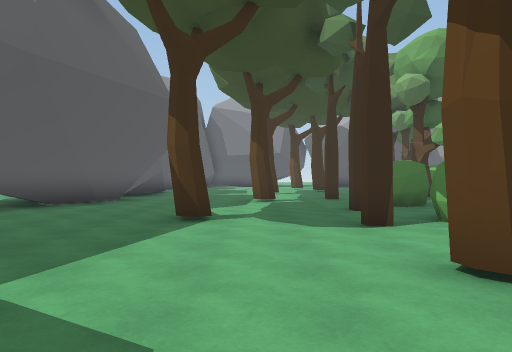
view 1 (above)

24 first-person views from a walk through a 3-D level made in the Unity game engine. The camera is 1.5 m above the floor, looks level and sees 70° across. The floor is counted in squares, 2 m on a side. Each view is taken from the middle of a square. On the plan, view 1 faces up. The plan holds only what a view shows up to about 11 squares ahead; the rest is blank. The place goes on beyond the plan. The player is left out.

view 2
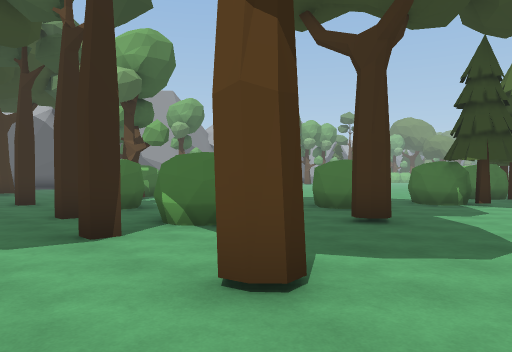

view 3
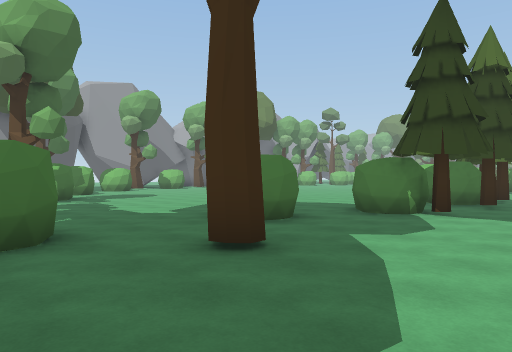

view 4
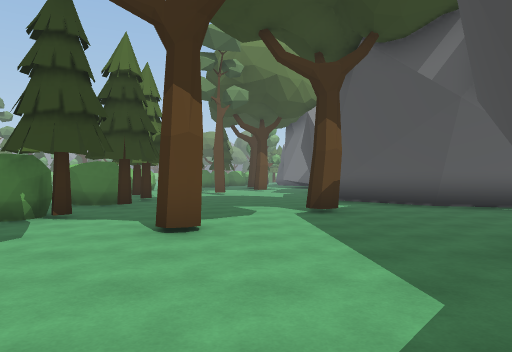

view 5
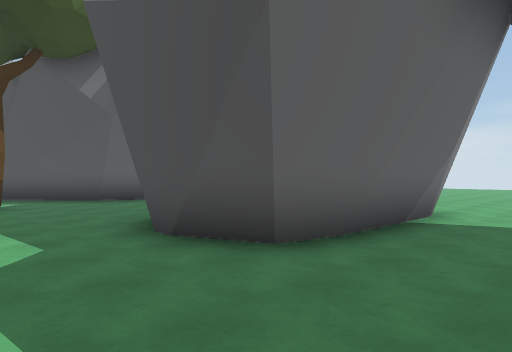

view 6
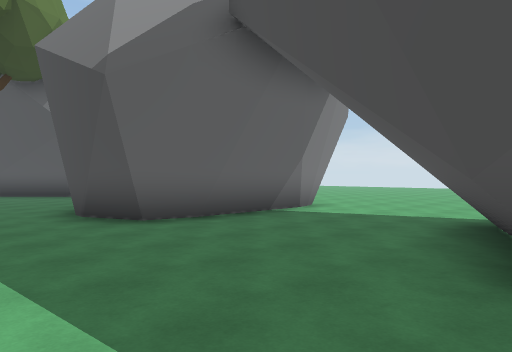

view 7
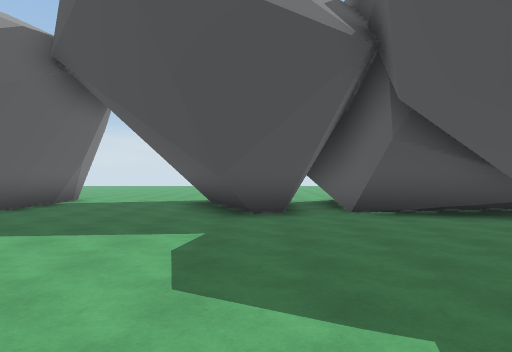

view 8
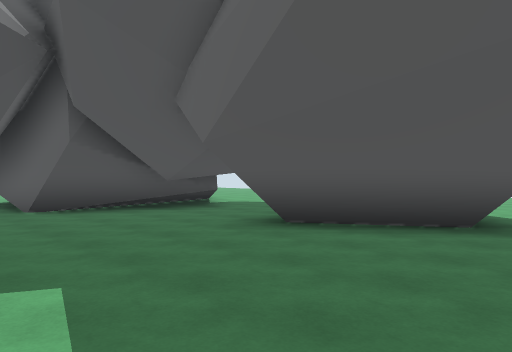

view 9
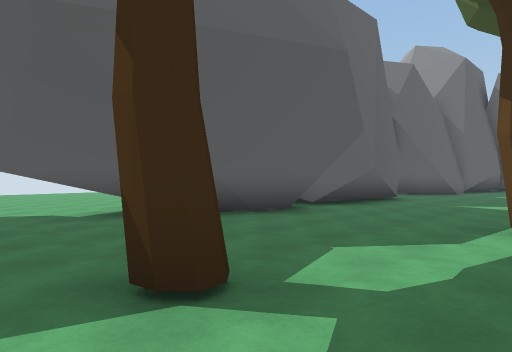

view 10
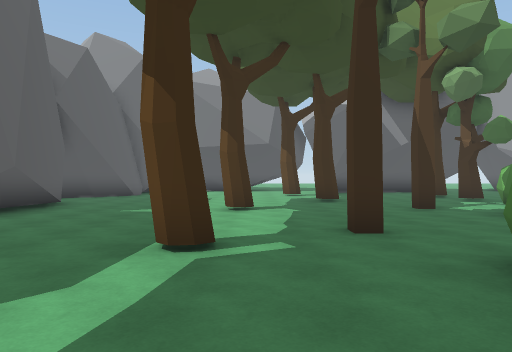

view 11
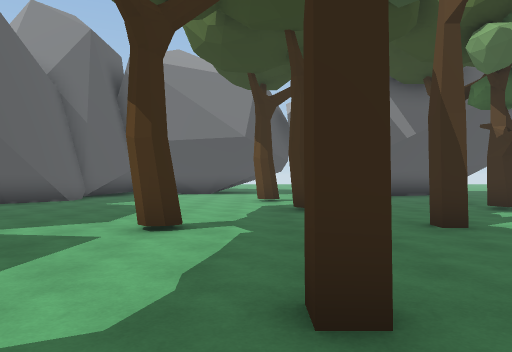

view 12
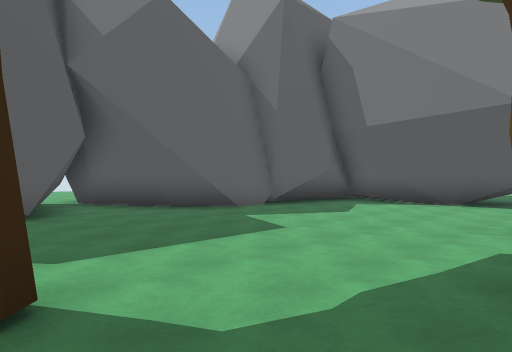

view 13
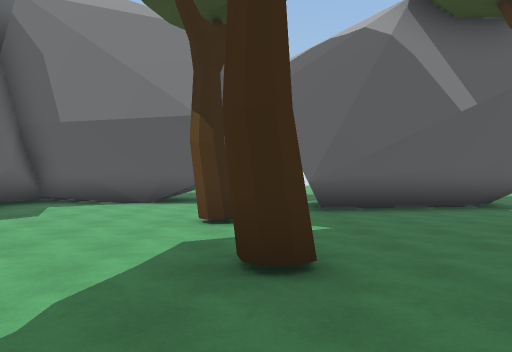

view 14
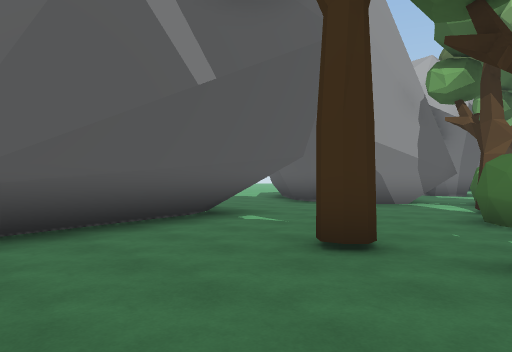

view 15
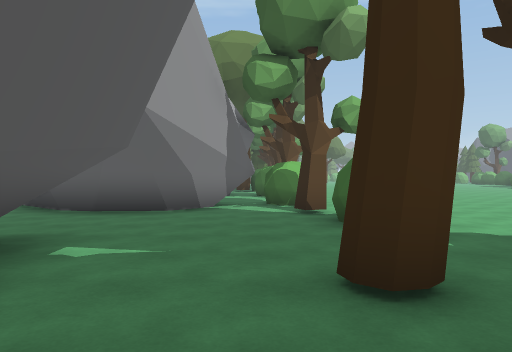

view 16
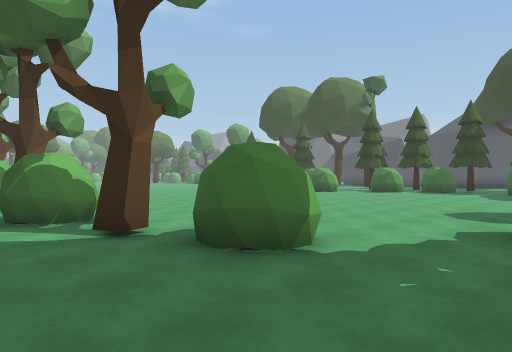

view 17
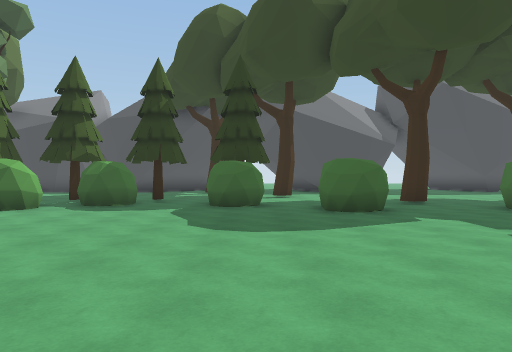

view 18
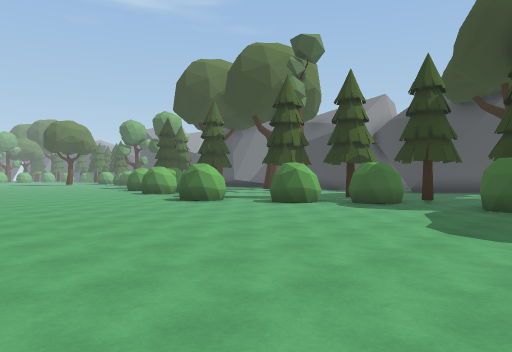

view 19
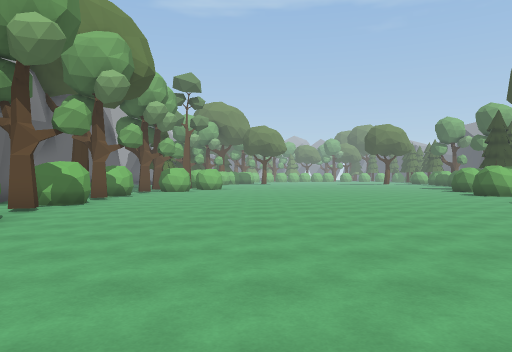

view 20
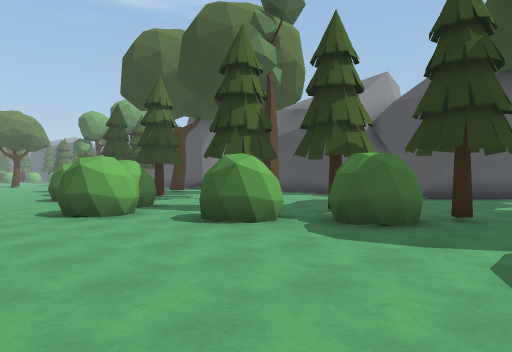

view 21
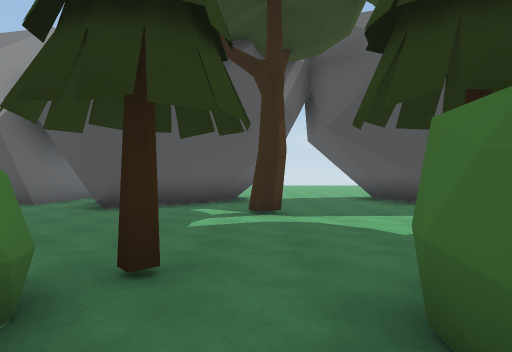

view 22
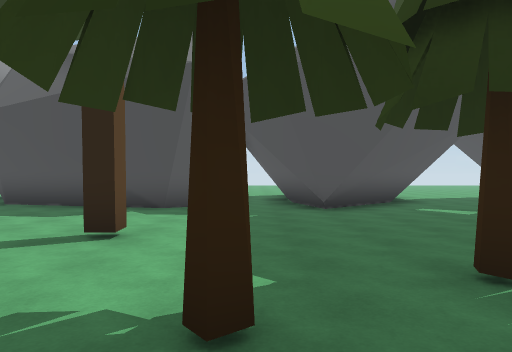

view 23
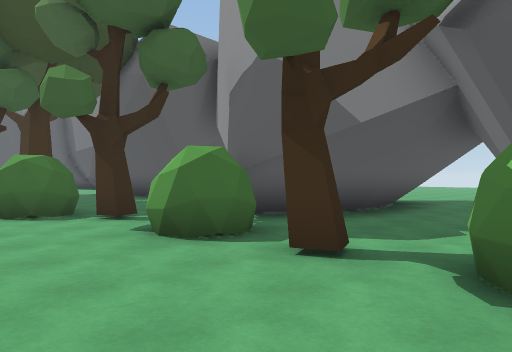

view 24
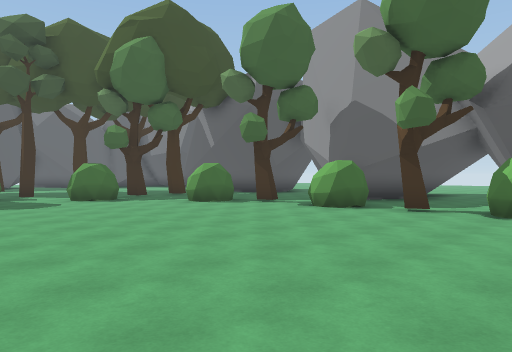

### Floor plan
Key: @ floor where view 1 was taken; # wall or solid block; x gap in a wall; . floor; T tree; B bush; O other object.
Columns run from 7 left of view 1 to 20 right of it. Each row starts with its distance up from view 1.
 28                       x.
 27                       #.
 26         #        ...####.
 25     #####        ...####.
 24    ##....      ##...####.
 23    #......  #####...###..
 22    #...... ..........##...#
 21    #.....T............B...B
 20   ##..........T.....T.B.TBBT
 19 ###...............B.........
 18 #.........T...TT............
 17 ###............BB...........
 16   ##........T..B............
 15    #....T...................
 14   ##.........OO.............
 13   #..........OO  ...........
 12   ##......T..T..............
 11    #...T....................
 10   ##......BB................
  9   #........B................
  8  ##......T..................
  7 .#.......................BB.
  6 ......T..TBB..BB......BB..BB
  5    ............B.BB..B.B....
  4 #............T...BB..B..T...
  3 ##.......T.......T..T.T....
  2  ##.......................T.
  1  ##.............T...........
  0 .......@....................
 -1 ...................T........
 -2 .##.........................
 -3 ####.###....####.....###.###
 -4    #####...##  #....####.#
 -5     ## #...#   #....#  #.#
 -6     ##  ...##      ##
 -7         ....#
 -8         ....#

Where each view was taken, in squares from view 1:
view 1: 0 up, 0 right, facing up
view 2: 1 up, 0 right, facing up-right
view 3: 1 up, 3 right, facing up-right
view 4: 0 up, 4 right, facing right
view 5: 0 up, 2 right, facing down-right
view 6: 0 up, 1 left, facing down-right
view 7: 4 up, 1 left, facing down
view 8: 5 up, 1 left, facing down-left
view 9: 5 up, 1 right, facing up-left
view 10: 7 up, 1 right, facing up
view 11: 10 up, 2 right, facing up
view 12: 15 up, 3 right, facing up-left
view 13: 15 up, 3 right, facing up
view 14: 18 up, 4 right, facing up-right
view 15: 21 up, 5 right, facing right
view 16: 22 up, 8 right, facing down-right
view 17: 14 up, 10 right, facing down
view 18: 14 up, 9 right, facing down-right
view 19: 15 up, 9 right, facing right
view 20: 10 up, 11 right, facing down-right
view 21: 6 up, 12 right, facing down
view 22: 6 up, 17 right, facing down
view 23: 17 up, 19 right, facing up-left
view 24: 12 up, 20 right, facing up-left
